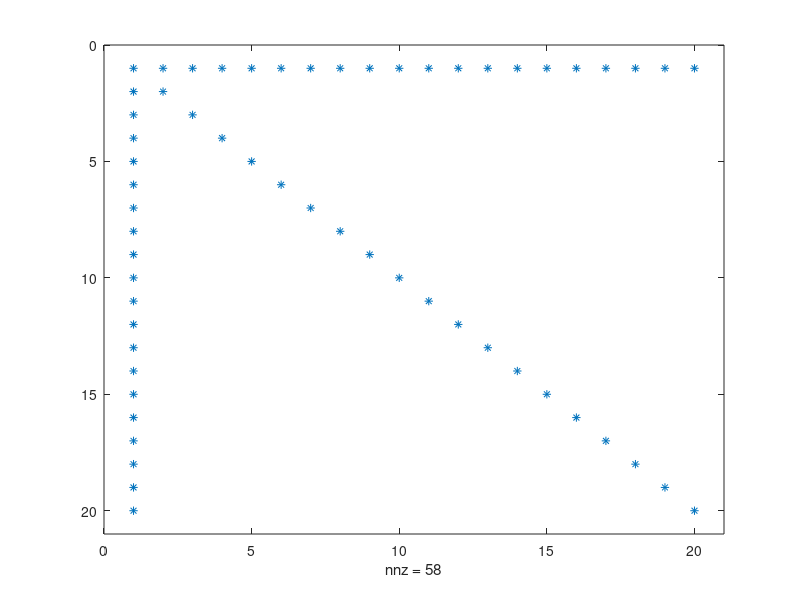
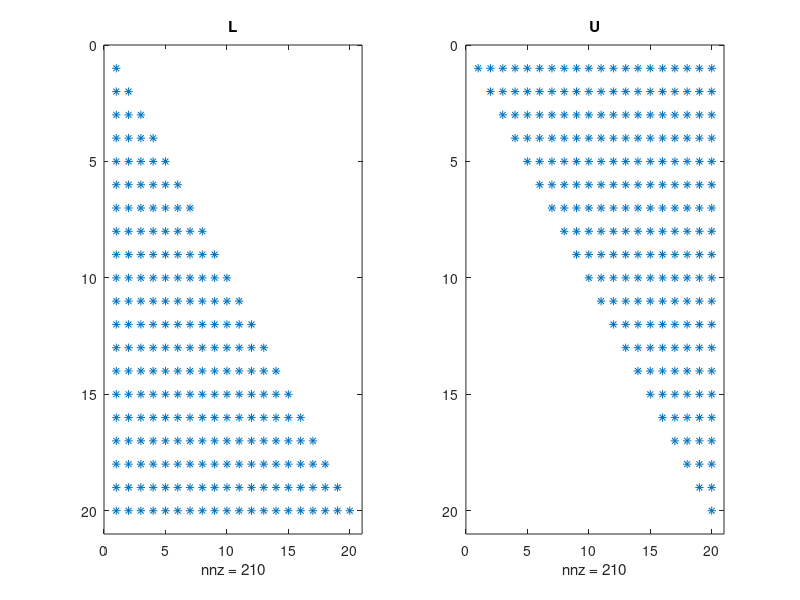
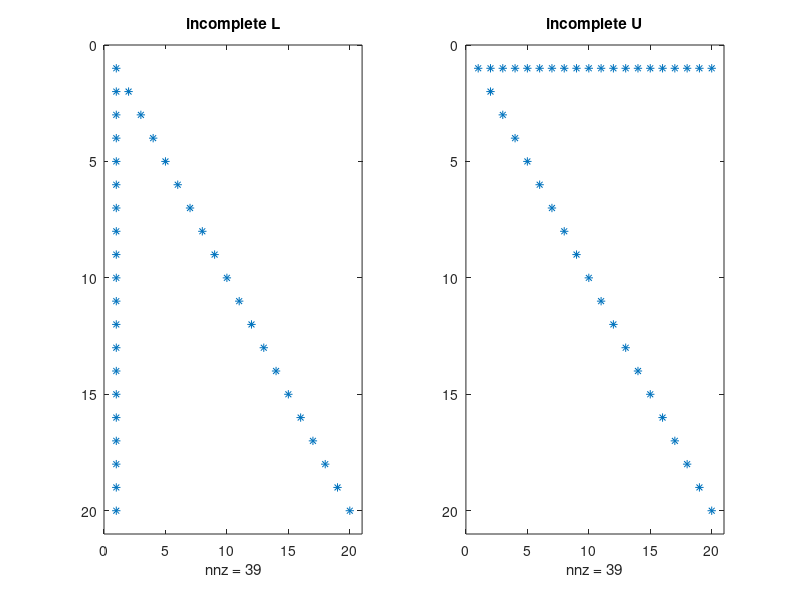

Write the MATLAB code that produced these figures, in order. (Note: this script raises an error after producing the figures.)
%% Excercise 6.5
clc;clear all ;close all
%% Point a
n = 20;
A = eye(n);
A(1, :) = A(1, :) + 1/n/10;
A(:, 1) = A(:, 1) + 1/n/10;

figure(1)
spy (A)


b(2:n,1) = (n*10 + 1)/(n*10);
b(1) = (11*n + 1)/(n*10);

xex = ones (n, 1);


%% compare exact and inexact factorization
[L, U] =  lu (A);
[Li, Ui] = ilu (sparse(A));

figure('Name', 'LU Factorization')
subplot(1,2,1)
spy (L)
title('L')
subplot(1,2,2)
spy (U)
title('U')

figure('Name', 'Incomplete LU Factorization')
subplot(1,2,1)
spy (Li)
title('incomplete L')
subplot(1,2,2)
spy (Ui)
title('incomplete U')

%% SOlve the system with P=I and P=LiUi;
eigs_p=eig(((Ui*Li)\A));
alpha_max=2/(max(eigs_p));
eigs=eig(A);
alpha_max=2/(max(eigs));
alpha  = 1.9;

x0 = zeros(size (b)); tol=1e-3; max_it=200;
%non preconditioned
[x1, iter1, incr1] = prec_rich_method(A, b, eye(n), alpha, x0, tol, max_it);
res1=(b-A*x1);
resnorm1 = norm (res1, 2);


% preconditioned with ILU
[x2, iter2, incr2] = prec_rich_method(A, b, Li*Ui, alpha, x0, tol, max_it);

res2=(b-A*x2);
resnorm2 = norm (res2, 2);


%% Again with the optimal value of alpha


alpha_opt_p=2/(max(eigs_p)+min(eigs_p));
alpha_opt=2/(max(eigs)+min(eigs));

[x3, iter3, incr3] = prec_rich_method(A, b, eye(n), alpha_opt, x0, tol, max_it);
[x4, iter4, incr4] = prec_rich_method(A, b, Li*Ui, alpha_opt_p, x0, tol, max_it);
